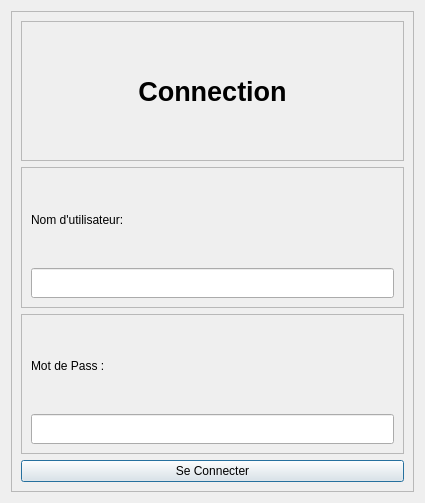
<?xml version="1.0" encoding="UTF-8"?>
<ui version="4.0">
 <class>Login</class>
 <widget class="QDialog" name="Login">
  <property name="geometry">
   <rect>
    <x>0</x>
    <y>0</y>
    <width>425</width>
    <height>503</height>
   </rect>
  </property>
  <property name="windowTitle">
   <string>Dialog</string>
  </property>
  <layout class="QGridLayout" name="gridLayout">
   <item row="0" column="0">
    <widget class="QFrame" name="frame">
     <property name="frameShape">
      <enum>QFrame::StyledPanel</enum>
     </property>
     <property name="frameShadow">
      <enum>QFrame::Raised</enum>
     </property>
     <layout class="QGridLayout" name="gridLayout_5">
      <item row="0" column="0">
       <widget class="QFrame" name="frame_4">
        <property name="frameShape">
         <enum>QFrame::StyledPanel</enum>
        </property>
        <property name="frameShadow">
         <enum>QFrame::Raised</enum>
        </property>
        <layout class="QGridLayout" name="gridLayout_4">
         <item row="0" column="0">
          <widget class="QLabel" name="label">
           <property name="font">
            <font>
             <pointsize>20</pointsize>
             <weight>75</weight>
             <bold>true</bold>
            </font>
           </property>
           <property name="text">
            <string>Connection</string>
           </property>
           <property name="alignment">
            <set>Qt::AlignCenter</set>
           </property>
          </widget>
         </item>
        </layout>
       </widget>
      </item>
      <item row="1" column="0">
       <widget class="QFrame" name="frame_2">
        <property name="frameShape">
         <enum>QFrame::StyledPanel</enum>
        </property>
        <property name="frameShadow">
         <enum>QFrame::Raised</enum>
        </property>
        <layout class="QGridLayout" name="gridLayout_2">
         <item row="0" column="0">
          <widget class="QLabel" name="label_2">
           <property name="text">
            <string>Nom d'utilisateur:</string>
           </property>
          </widget>
         </item>
         <item row="1" column="0">
          <widget class="QLineEdit" name="lineutilisateur">
           <property name="minimumSize">
            <size>
             <width>0</width>
             <height>30</height>
            </size>
           </property>
          </widget>
         </item>
        </layout>
       </widget>
      </item>
      <item row="2" column="0">
       <widget class="QFrame" name="frame_3">
        <property name="frameShape">
         <enum>QFrame::StyledPanel</enum>
        </property>
        <property name="frameShadow">
         <enum>QFrame::Raised</enum>
        </property>
        <layout class="QGridLayout" name="gridLayout_3">
         <item row="0" column="0">
          <widget class="QLabel" name="label_3">
           <property name="text">
            <string>Mot de Pass :</string>
           </property>
          </widget>
         </item>
         <item row="1" column="0">
          <widget class="QLineEdit" name="linemdp">
           <property name="minimumSize">
            <size>
             <width>0</width>
             <height>30</height>
            </size>
           </property>
           <property name="echoMode">
            <enum>QLineEdit::Password</enum>
           </property>
          </widget>
         </item>
        </layout>
       </widget>
      </item>
      <item row="3" column="0">
       <widget class="QPushButton" name="btnconnect">
        <property name="text">
         <string>Se Connecter</string>
        </property>
       </widget>
      </item>
     </layout>
    </widget>
   </item>
  </layout>
 </widget>
 <resources/>
 <connections/>
</ui>
